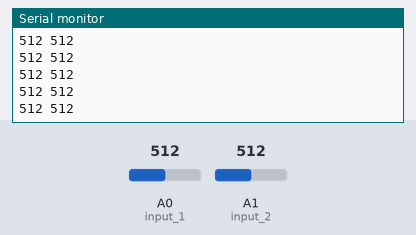
This sketch was run on a simulated Arduino Uno, built with avr-gcc and run on an emulated ATmega328P. Shown: the last lines printed to the serial monitor. Inputs (shaded band) come from the test bench; at power-on: A0 (input_1) = 512, A1 (input_2) = 512.

Above: at 1.2 s.
1.3 s: A0 (input_1) set to 716
At 1.31 s:
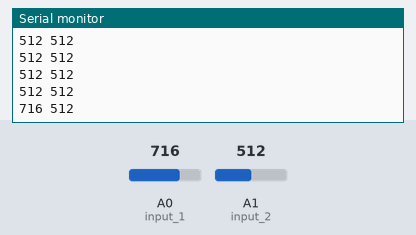
2.8 s: A1 (input_2) set to 716
At 2.82 s:
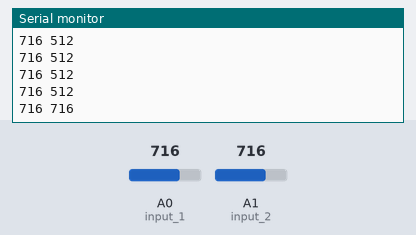
4.3 s: A0 (input_1) set to 900
At 4.33 s:
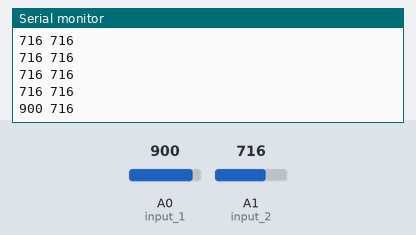
5.8 s: A1 (input_2) set to 900
At 5.84 s:
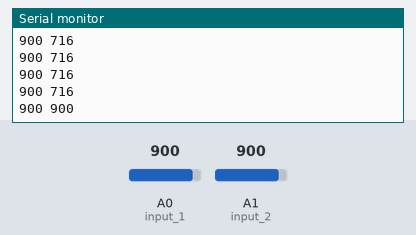
Timing chart, 0 to 8.3 s (numbered marks = the images above; inputs shaded):
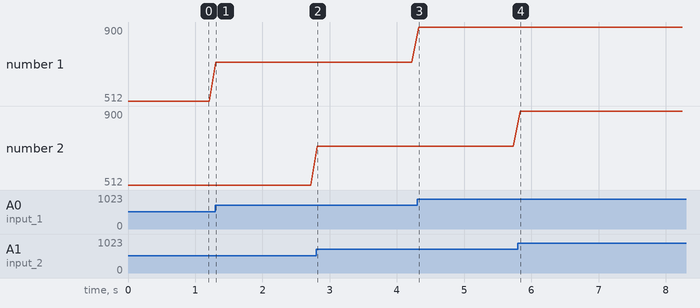

Measured:
- after the input at 1.3 s, the serial monitor: prints a new line at once (image 1)
- after the input at 2.8 s, the serial monitor: prints a new line at once (image 2)
- after the input at 4.3 s, the serial monitor: prints a new line at once (image 3)
- after the input at 5.8 s, the serial monitor: prints a new line at once (image 4)
- plotted number 1: 512 → 716 after the input at 1.3 s, 716 → 900 after the input at 4.3 s

The sketch:

arduino_data_collector.ino
```cpp
int input_1 = A0;
int input_2 = A1;

void setup() {
  // start serial communication with laptop
  Serial.begin(9600);
}

void loop() {
  // read the value from the sensors every 100ms:
  Serial.print(analogRead(input_1));
  Serial.print(" ");
  Serial.println(analogRead(input_2));
  delay(100);
}
```
